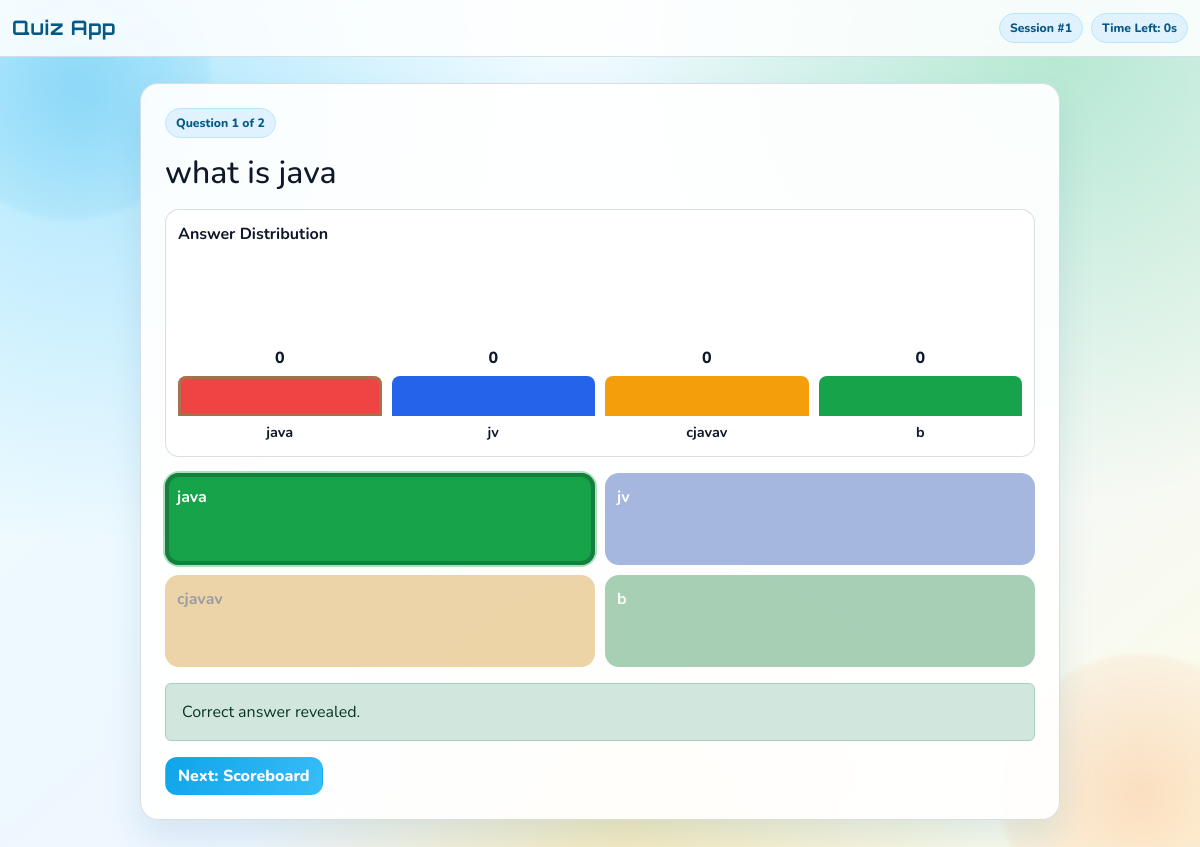
The page /teacher_live_quiz/1 (signed in) on the database its author committed.
### tables this page shows
CREATE TABLE Questions(
    question_id INTEGER PRIMARY KEY AUTOINCREMENT,

    quiz_id INTEGER NOT NULL,

    question_text TEXT NOT NULL,

    question_type TEXT DEFAULT 'MCQ',

    time_limit INTEGER DEFAULT 30,          -- live quiz timer

    marks INTEGER DEFAULT 10,               -- score per question

    explanation TEXT,                       -- practice mode explanation

    created_at DATETIME DEFAULT CURRENT_TIMESTAMP, media_url TEXT,

    FOREIGN KEY (quiz_id) REFERENCES Quizzes(quiz_id)
);

CREATE TABLE Options(
    option_id INTEGER PRIMARY KEY AUTOINCREMENT,

    question_id INTEGER NOT NULL,

    option_text TEXT NOT NULL,

    is_correct INTEGER DEFAULT 0,   -- 0 = wrong, 1 = correct

    option_order INTEGER,           -- display order (A,B,C,D)

    FOREIGN KEY (question_id) REFERENCES Questions(question_id)
);

### app.py (the view)
@app.route('/teacher_live_quiz/<int:session_id>')
def teacher_live_quiz(session_id):
    if 'role' not in session or session['role'] != 'Teacher':
        flash("Please login as teacher")
        return redirect('/login')
    conn = get_db_connection()
    session_data = conn.execute(
        "SELECT * FROM live_sessions WHERE session_id=?",
        (session_id,)
    ).fetchone()
    if not session_data:
        conn.close()
        flash("Session not found")
        return redirect('/teacher_dashboard')
    live_state = _get_live_question_state(conn, session_data)
    total_questions_row = conn.execute(
        "SELECT COUNT(*) AS total FROM questions WHERE quiz_id=?",
        (session_data["quiz_id"],)
    ).fetchone()
    total_questions = total_questions_row["total"] if total_questions_row else 0
    has_next = (session_data["current_question"] + 1) < total_questions
    options = []
    answer_stats = {}
    question_ranking = {"top3": [], "rows": []}
    has_active_question = live_state.get("started") and not live_state.get("finished")
    if has_active_question:
        options = conn.execute(
            "SELECT option_text, is_correct FROM options WHERE question_id=? ORDER BY option_id",
            (live_state["question_id"],)
        ).fetchall()
        answer_stats = _get_answer_breakdown(conn, session_id, live_state["question_id"])
        question_ranking = _get_question_ranking(conn, session_id, live_state["question_id"])
    conn.close()
    return render_template(
        "teacher/live_question.html",
        session_id=session_id,
        question=live_state if has_active_question else None,
        options=options,
        answer_stats=answer_stats,
        question_ranking=question_ranking,
        has_next=has_next,
        total_questions=total_questions
    )

### app.py (called while the page is built)
def get_db_connection():
    return DBConnection(DATABASE)

def _parse_db_datetime(value):
    if not value:
        return None
    try:
        return datetime.datetime.fromisoformat(str(value))
    except ValueError:
        try:
            return datetime.datetime.strptime(str(value), "%Y-%m-%d %H:%M:%S")
        except ValueError:
            return None

def _get_answer_breakdown(conn, session_id, question_id):
    rows = conn.execute(
        """
        SELECT answer, player_name
        FROM player_answers
        WHERE session_id=? AND question_id=?
        ORDER BY submitted_at ASC, answer_id ASC
        """,
        (session_id, question_id)
    ).fetchall()
    breakdown = {}
    for row in rows:
        answer = row["answer"]
        if answer not in breakdown:
            breakdown[answer] = {"count": 0, "players": []}
        breakdown[answer]["count"] += 1
        breakdown[answer]["players"].append(row["player_name"])
    return breakdown

    def __enter__(self):
        return self.conn

    def __exit__(self, exc_type, exc_val, exc_tb):
        if exc_type is None:
            self.conn.commit()
        else:
            self.conn.rollback()
        self.conn.close()

    def __getattr__(self, name):
        return getattr(self.conn, name)

### templates/teacher/live_question.html (shortened to what this page needs)
<!DOCTYPE html>
<html lang="en">
<head>
<link href="https://cdn.jsdelivr.net/npm/bootstrap@5.3.2/dist/css/bootstrap.min.css" rel="stylesheet">
<link href="{{ url_for('static', filename='css/ui-system.css') }}" rel="stylesheet">
</head>
<body class="app-bg theme-{{ session.get('theme_mode', 'light') }} font-{{ session.get('font_scale', 'medium') }}">
<nav class="navbar navbar-expand-lg topbar">
    <div class="container-fluid">
        <span class="navbar-brand">Quiz App</span>
        <div class="d-flex align-items-center gap-2">
            <span class="chip">Session #{{ session_id }}</span>
            {% if question %}
            <span class="chip">Time Left: <span id="timeLeft">{{ question['time_left'] }}</span>s</span>
            {% endif %}
        </div>
    </div>
</nav>
<div class="page-wrap" style="max-width:920px;">
    <div class="glass-card p-4">
        {% if question %}
        <div class="d-flex justify-content-between align-items-center flex-wrap gap-2 mb-3">
            <span class="stat-badge">Question {{ question['question_number'] }} of {{ total_questions }}</span>
        </div>
        <h2 class="mb-3">{{ question['question_text'] }}</h2>
        <div id="resultBoard" class="result-board mb-3 {% if question['phase'] != 'reveal' %}d-none{% endif %}">
            <div class="fw-bold mb-2">Answer Distribution</div>
            <div class="bar-grid">
                {% for opt in options %}
                {% set c = answer_stats.get(opt['option_text'], {}).get('count', 0) %}
                <div class="bar-col">
                    <div class="bar-count" id="bar_count_{{ loop.index0 }}">{{ c }}</div>
                    <div
                        id="bar_{{ loop.index0 }}"
                        class="bar {% if loop.index0 == 0 %}bar-red{% elif loop.index0 == 1 %}bar-blue{% elif loop.index0 == 2 %}bar-yellow{% else %}bar-green{% endif %} {% if opt['is_correct'] == 1 %}bar-correct{% endif %}"
                        style="height: {{ 40 + (c * 14) }}px;"
                    ></div>
                    <div class="bar-opt">{{ opt['option_text'] }}</div>
                </div>
                {% endfor %}
            </div>
        </div>
        <div id="optionsBox" class="option-grid">
            {% for opt in options %}
            <div class="opt c{{ (loop.index0 % 4) + 1 }} {% if question['phase'] == 'reveal' and opt['is_correct'] == 1 %}correct{% elif question['phase'] == 'reveal' %}disabled-option{% endif %}" data-text="{{ opt['option_text'] }}" data-correct="{{ opt['is_correct'] }}">
                <div class="opt-top">
                    <span>{{ opt['option_text'] }}</span>
                </div>
            </div>
            {% endfor %}
        </div>
        <div id="revealBanner" class="alert alert-success {% if question['phase'] != 'reveal' %}d-none{% endif %} mt-3">
            Correct answer revealed.
        </div>
        <div class="d-flex gap-2 flex-wrap mt-3 {% if question['phase'] != 'reveal' %}d-none{% endif %}" id="controls">
            {% if has_next %}
            <a class="btn btn-brand" href="{{ url_for('live_leaderboard', session_id=session_id) }}">Next: Scoreboard</a>
            {% else %}
            <a class="btn btn-outline-danger" href="{{ url_for('final_podium', session_id=session_id) }}">Show Final Podium</a>
            {% endif %}
        </div>
        {% else %}
        <h3>Quiz Finished</h3>
        <a class="btn btn-brand mt-2" href="{{ url_for('final_podium', session_id=session_id) }}">Open Final Podium</a>
        {% endif %}
    </div>
</div>
</body>
</html>

### static/css/ui-system.css (style rules this page uses)
:root { --bg-a: #ecfeff; --bg-b: #eff6ff; --bg-c: #fefce8; --brand: #0ea5e9; --brand-dark: #0284c7; --success: #22c55e; --success-dark: #16a34a; --accent: #f97316; --text: #0f172a; --muted: #475569; --card: rgba(255, 255, 255, 0.92); --border: rgba(148, 163, 184, 0.35); }
body.app-bg.font-medium { font-size: 16px; }
* { box-sizing: border-box; }
body.app-bg { min-height: 100vh; background: radial-gradient(circle at 8% 12%, rgba(56, 189, 248, 0.35), transparent 33%), radial-gradient(circle at 88% 6%, rgba(34, 197, 94, 0.28), transparent 34%), radial-gradient(circle at 52% 96%, rgba(251, 191, 36, 0.26), transparent 36%), linear-gradient(140deg, var(--bg-a), var(--bg-b) 55%, var(--bg-c)); font-family: 'Nunito', sans-serif; color: var(--text); position: relative; overflow-x: hidden; }
body.app-bg::before, body.app-bg::after { content: ""; position: fixed; width: 280px; height: 280px; border-radius: 50%; filter: blur(2px); z-index: -1; animation: floatBlob 9s ease-in-out infinite; }
body.app-bg::before { top: -60px; left: -70px; background: radial-gradient(circle, rgba(14, 165, 233, 0.22), rgba(14, 165, 233, 0)); }
body.app-bg::after { bottom: -80px; right: -80px; background: radial-gradient(circle, rgba(249, 115, 22, 0.2), rgba(249, 115, 22, 0)); animation-delay: 1.3s; }
.topbar { background: rgba(255, 255, 255, 0.86); border-bottom: 1px solid var(--border); backdrop-filter: blur(10px); }
.topbar .navbar-brand { color: #075985; font-family: 'Orbitron', sans-serif; font-weight: 700; letter-spacing: 0.5px; }
.page-wrap { width: min(1120px, calc(100% - 28px)); margin: 26px auto 34px; }
.glass-card { border: 1px solid var(--border); border-radius: 18px; box-shadow: 0 18px 34px rgba(14, 116, 144, 0.12); background: var(--card); color: var(--text); }
.stat-badge, .chip { display: inline-block; background: #e0f2fe; color: #075985; border: 1px solid #bae6fd; border-radius: 999px; padding: 5px 10px; font-size: 0.76rem; font-weight: 800; }
.btn-brand { background: linear-gradient(120deg, var(--brand), #38bdf8); border-color: transparent; color: #fff; font-weight: 800; border-radius: 12px; }

### templates/teacher/live_question.html (style rules this page uses)
.option-grid { display: grid; grid-template-columns: repeat(2, minmax(0, 1fr)); gap: 10px; }
.opt { border: 0; border-radius: 14px; padding: 12px; min-height: 92px; text-align: left; font-size: 1rem; font-weight: 700; color: #fff; position: relative; }
.opt.correct { background: #16a34a !important; color: #ffffff !important; box-shadow: 0 0 0 4px #15803d inset, 0 0 0 2px rgba(22, 163, 74, .35); filter: none; }
.opt.disabled-option { opacity: .45; filter: grayscale(.35); pointer-events: none; }
.c1 { background: #ef4444; }
.c2 { background: #2563eb; }
.c3 { background: #f59e0b; color: #1f2937; }
.c4 { background: #16a34a; }
.opt-top { display: flex; align-items: center; justify-content: space-between; gap: 8px; }
.result-board { border: 1px solid var(--border); border-radius: 14px; padding: 12px; background: var(--card); }
.bar-grid { display: grid; grid-template-columns: repeat(4, minmax(0, 1fr)); gap: 10px; align-items: end; min-height: 190px; }
.bar-col { text-align: center; }
.bar-count { font-weight: 800; margin-bottom: 6px; }
.bar { height: 40px; border-radius: 8px 8px 0 0; transition: height .3s ease; }
.bar-opt { font-weight: 700; margin-top: 6px; font-size: .9rem; }
.bar-red { background:#ef4444; }
.bar-blue { background:#2563eb; }
.bar-yellow { background:#f59e0b; }
.bar-green { background:#16a34a; }
.bar-correct { box-shadow: 0 0 0 3px rgba(34,197,94,.35) inset; }

### rows shown on the page
Questions: question_text "what is java"
Options: c "0", is_correct 1 (drawn), option_text "java"
Options: is_correct "0", option_text "jv"
Options: is_correct "0", option_text "cjavav"
Options: is_correct "0", option_text "b"

### other values the page prints
{{ session_id }} "1"
{{ question['time_left'] }} "0"
{{ question['question_number'] }} "1"
{{ total_questions }} "2"
